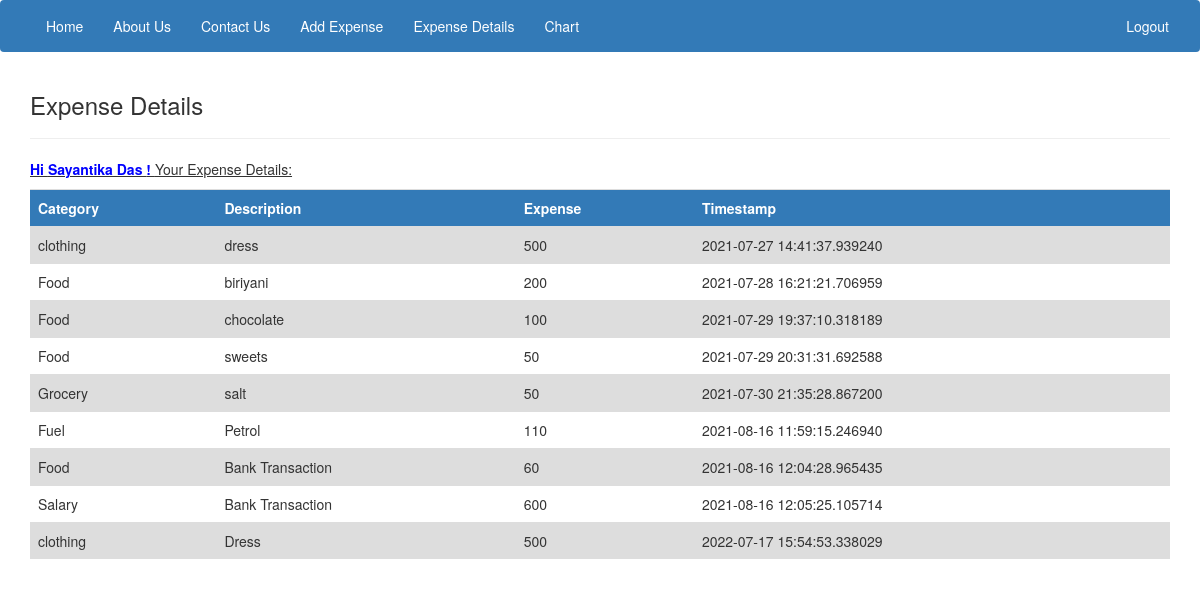
The page /data (signed in) on the database its author committed.
### models.py (models this page shows)
class User(UserMixin, db.Model):
    id = db.Column(db.Integer, primary_key=True) # primary keys are required by SQLAlchemy
    email = db.Column(db.String(100), unique=True)
    password = db.Column(db.String(100))
    name = db.Column(db.String(1000))

class Expense(UserMixin, db.Model):
    id = db.Column(db.Integer, primary_key=True)
    userid = db.Column(db.Integer, db.ForeignKey("user.id"))
    category = db.Column(db.String(30))
    desc = db.Column(db.String(500))
    expense = db.Column(db.Integer)
    datetime=db.Column(db.String(500))

### main.py (the view)
@main.route('/data') # profile page that return 'profile'
@login_required
def data():
    userid = current_user.get_id()
    full_data = Expense.query.filter_by(userid=userid)
    return render_template('data.html',data=full_data,name=current_user.name)

### templates/data.html (shortened to what this page needs)
{% extends "base.html" %}
{% block content %}
<div class="back">
  <div class="div-center">
    <div class="content">
      <h3>Expense Details</h3>
      <hr />
    <p id="bigtxt" style="text-decoration: underline;"><span style="font-weight: bold; color:blue;text-decoration: none;">Hi {{name}} ! </span> Your Expense Details:  </p>
              <div class="table-responsive">
        <table class="table table-sm table-dark">
        <tr class="bg-primary">
            <th>Category</th>
            <th>Description</th>
            <th>Expense</th>
            <th>Timestamp</th>
        </tr>
        {% for i in data %}
            <tr>
                <td>{{i.category}}</td>
                <td>{{i.desc}}</td>
                <td>{{i.expense}}</td>
                <td>{{i.datetime}}</td>
            </tr>
        {% endfor %}
        </table>
		</div>
    </div>
  </div>
  </div>
{% endblock %}

### templates/base.html (shortened to what this page needs)
<!DOCTYPE html>
<html>
<head>
      <link rel="stylesheet" href="https://maxcdn.bootstrapcdn.com/bootstrap/3.4.1/css/bootstrap.min.css">
</head>
<body>
<nav class="navbar navbar-dark bg-primary">
  <div class="container-fluid">
    <div class="navbar-header" style="color:internal-light-dark(black, white);">
      <a class="navbar-brand" href="#"></a>
    </div>
    <div class="collapse navbar-collapse" id="myNavbar">
      <ul class="nav navbar-nav">
		 <li><a href="{{ url_for('main.index') }}" class="active" style="color:white">
                            Home
                        </a></li>
						 <li><a href="{{ url_for('main.about') }}"  style="color:white">
                            About Us
                        </a></li>
						 <li><a href="{{ url_for('main.contact') }}"  style="color:white">
                           Contact Us
                        </a></li>
						{% if current_user.is_authenticated %}
						<li>  <a href="{{ url_for('auth.profile') }}" class="nav-link" style="color:white">
                           Add Expense
                        </a></li>
                        {% endif %}
                        {% if current_user.is_authenticated %}
                        <li>  <a href="{{ url_for('main.data') }}" class="nav-link" style="color:white">
                           Expense Details
                        </a></li>
                        {% endif %}
                        {% if current_user.is_authenticated %}
                       <li>  <a href="{{ url_for('main.datachart') }}" class="nav-link" style="color:white">
                            Chart
                        </a></li>
                        {% endif %}
      </ul>
      <ul class="nav navbar-nav navbar-right">
                        {% if current_user.is_authenticated %}
                       <li>  <a href="{{ url_for('auth.logout') }}" class="nav-link" style="color:white">
                            Logout
                        </a></li>
                        {% endif %}
      </ul>
    </div>
  </div>
</nav>
<div class="container">
            {% block content %}{% endblock %}
  </div>
</body>
</html>

### rows shown on the page
User: name "Sayantika Das"
Expense: category "clothing", desc "dress", expense "500", datetime "2021-07-27 14:41:37.939240"
Expense: category "Food", desc "biriyani", expense "200", datetime "2021-07-28 16:21:21.706959"
Expense: category "Food", desc "chocolate", expense "100", datetime "2021-07-29 19:37:10.318189"
Expense: category "Food", desc "sweets", expense "50", datetime "2021-07-29 20:31:31.692588"
Expense: category "Grocery", desc "salt", expense "50", datetime "2021-07-30 21:35:28.867200"
Expense: category "Fuel", desc "Petrol", expense "110", datetime "2021-08-16 11:59:15.246940"
Expense: category "Food", desc "Bank Transaction", expense "60", datetime "2021-08-16 12:04:28.965435"
Expense: category "Salary", desc "Bank Transaction", expense "600", datetime "2021-08-16 12:05:25.105714"
Expense: category "clothing", desc "Dress", expense "500", datetime "2022-07-17 15:54:53.338029"
